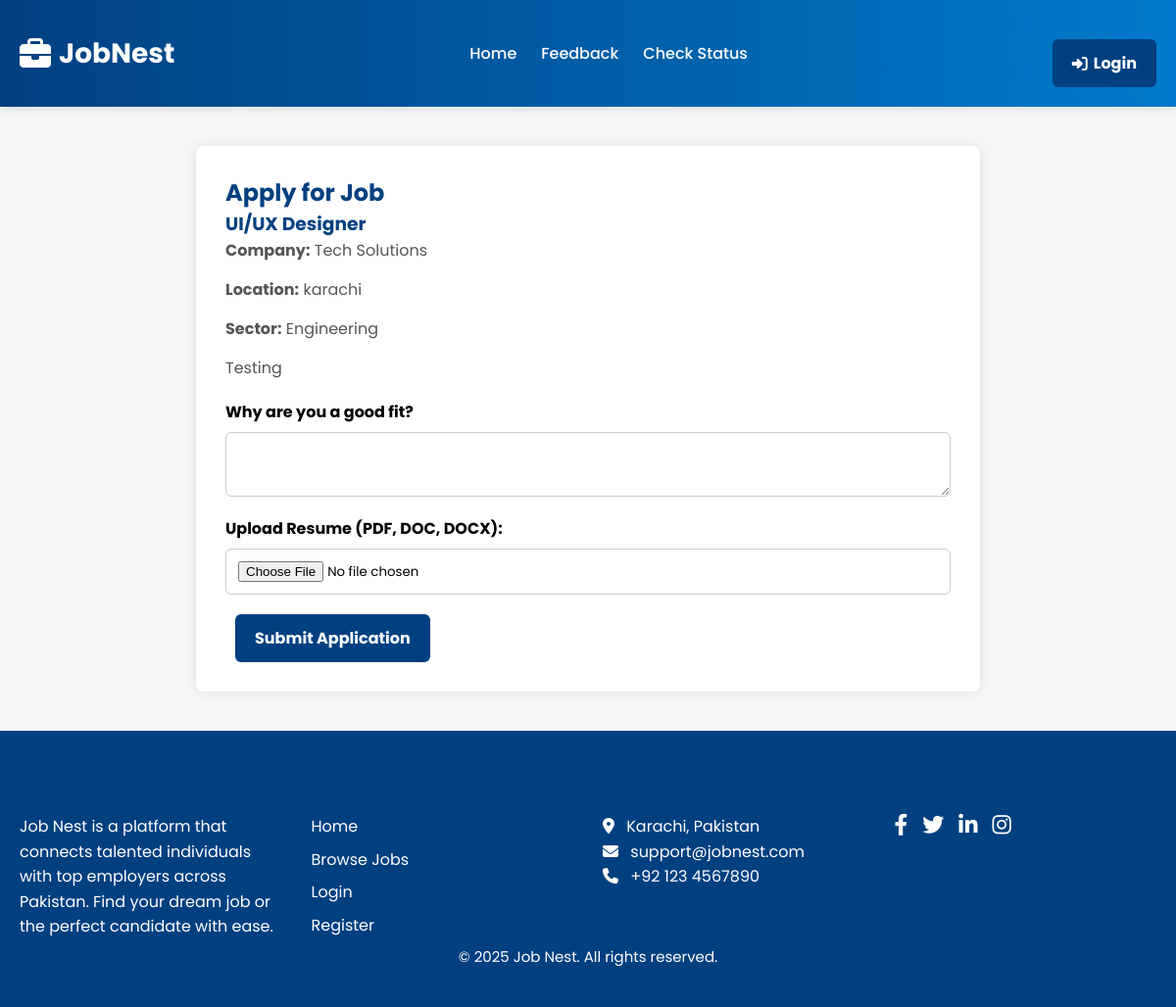
The page /apply.php?job_id=27 on the database its author committed.
### tables this page shows
CREATE TABLE `jobs` (
  `id` int(11) NOT NULL,
  `employer_email` varchar(255) NOT NULL,
  `title` varchar(255) NOT NULL,
  `company` varchar(255) NOT NULL,
  `location` varchar(255) NOT NULL,
  `sector` varchar(255) NOT NULL,
  `description` varchar(255) NOT NULL
);

### apply.php (the view, shortened to what this page needs)
<?php
require_once 'header.php';
require_once 'config.php';
$jobId = $_GET['job_id'] ?? null;
$stmt = $conn->prepare("SELECT * FROM jobs WHERE id = ?");
$stmt->execute([$jobId]);
$job = $stmt->fetch();
?>
<!DOCTYPE html>
<html>
<head>
</head>
<body>
<div class="container">
    <h2>Apply for Job</h2>
    <div class="job-details">
        <h3><?php echo $job['title']; ?></h3>
        <p><strong>Company:</strong> <?php echo $job['company']; ?></p>
        <p><strong>Location:</strong> <?php echo $job['location']; ?></p>
        <p><strong>Sector:</strong> <?php echo $job['sector']; ?></p>
        <p><?php echo $job['description'];?></p>
    </div>
    <form method="POST" enctype="multipart/form-data">
    <label for="message">Why are you a good fit?</label>
    <textarea name="cover_letter" id="message" required></textarea>
    <label for="resume">Upload Resume (PDF, DOC, DOCX):</label>
    <input type="file" name="resume_path" id="resume" accept=".pdf,.doc,.docx" required>
    <button type="submit" class="btn">Submit Application</button>
</form>
</div>
<?php include 'footer.php';?>
</body>
</html>

### header.php (style rules this page uses)
* { margin: 0; padding: 0; box-sizing: border-box; font-family: 'Poppins', sans-serif; }
.btn { background: white; color: #004080; padding: 8px 15px; border-radius: 4px; text-decoration: none; font-weight: bold; transition: all 0.3s ease; border: 2px solid transparent; margin-left: 10px; display: flex; align-items: center; gap: 6px; }

### apply.php (style rules this page uses)
body { font-family: 'Poppins', sans-serif; background: #f4f6f8; margin: 0; padding: 0; }
.container { max-width: 800px; margin: 40px auto; background: #fff; padding: 30px; border-radius: 8px; box-shadow: 0 0 12px rgba(0,0,0,0.1); }
h2, h3 { color: #004080; }
.job-details p { margin-bottom: 15px; color: #555; }
label { font-weight: bold; display: block; margin-top: 20px; }
textarea, input[type="file"] { width: 100%; padding: 12px; border-radius: 6px; border: 1px solid #ccc; margin-top: 8px; }
.btn { background: #004080; color: #fff; border: none; padding: 12px 20px; border-radius: 6px; cursor: pointer; font-size: 16px; margin-top: 20px; }

### rows shown on the page
jobs: title "UI/UX Designer", company "Tech Solutions", location "karachi", sector "Engineering", description "Testing"
